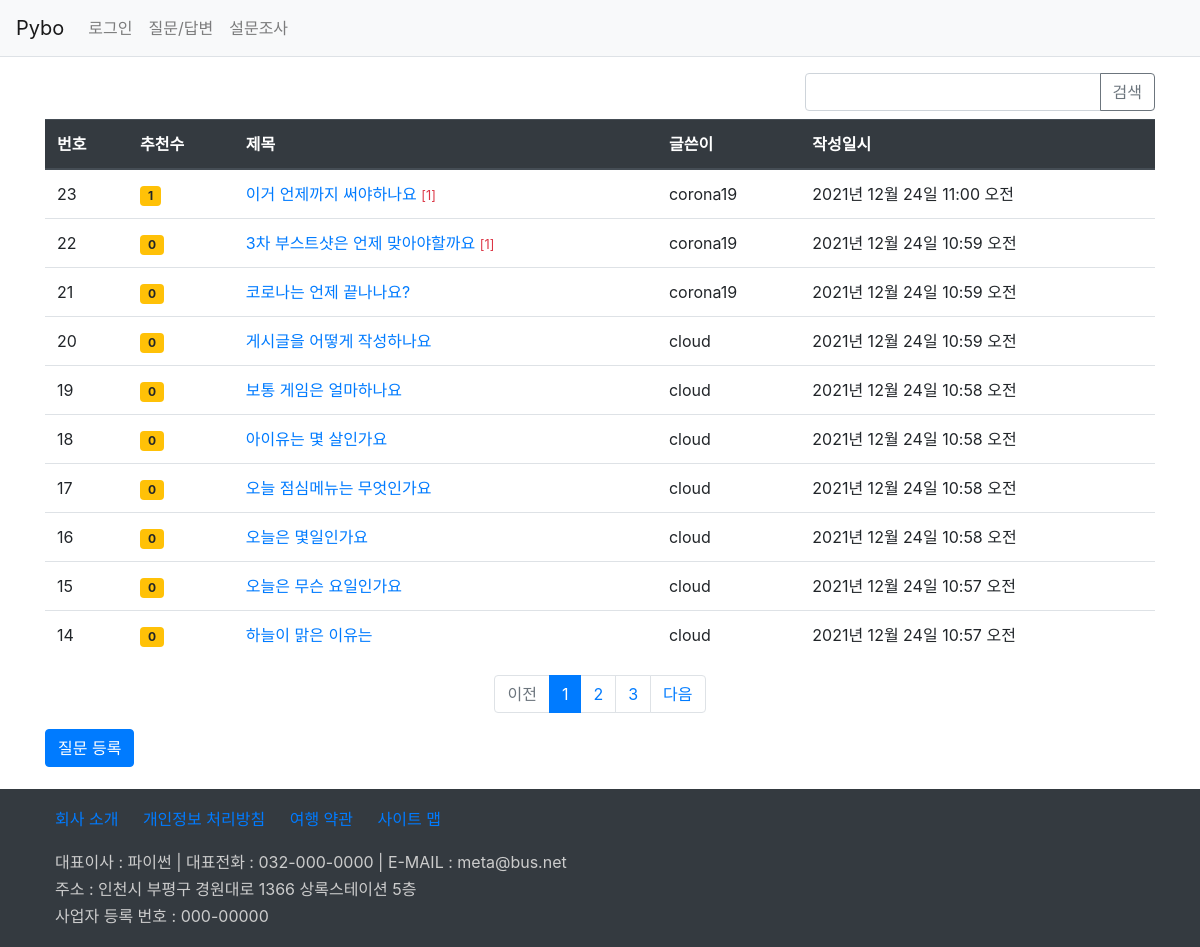
The page /board/board_list/ on the database as committed earlier.
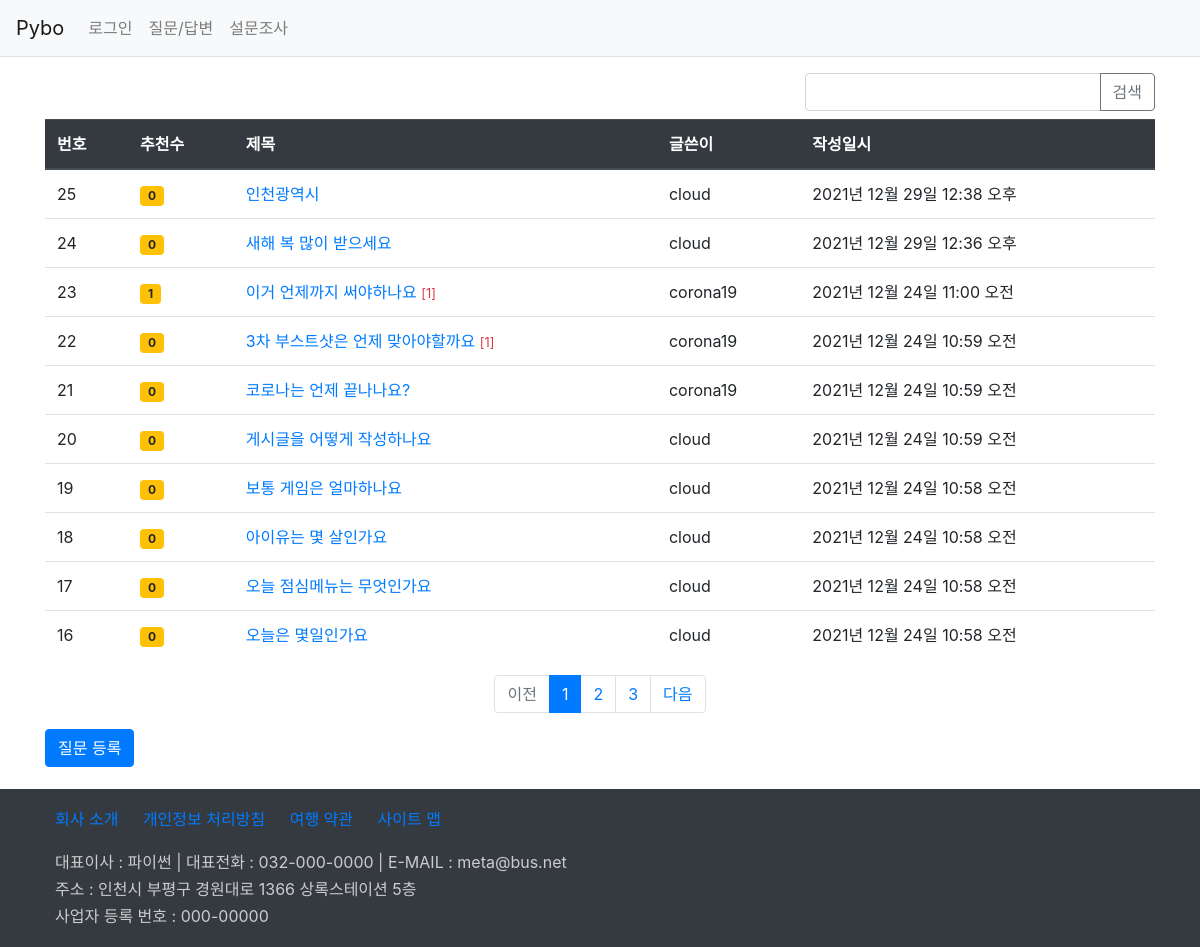
The same page on the database as committed later.
### board/models.py (models this page shows, shortened)
class Question(models.Model):
    author = models.ForeignKey(User, on_delete=models.CASCADE, related_name='author_question')
    subject = models.CharField(max_length=100)  # 제목 칼럼
    content = models.TextField()  # 내용
    create_date = models.DateTimeField()  # 작성일
    modify_date = models.DateTimeField(null=True, blank=True)  # 수정일
    voter = models.ManyToManyField(User, related_name='voter_question')

### board/views/base_views.py (the view, shortened to what this page needs)
# urls.py: path('board_list/', base_views.board_list, name='board_list'),
def board_list(request):
    page = request.GET.get('page', 1)  # 127.0.0.1:8000/
    kw = request.GET.get('kw', '')  # 검색어 가져오기
    question_list = Question.objects.order_by('-create_date')
    paginator = Paginator(question_list, 10)  # 페이지당 10개 씩 설정
    page_obj = paginator.get_page(page)  # 페이지 가져오기
    context = {'question_list': page_obj, 'page': page, 'kw': kw}
    return render(request, 'board/question_list.html', context)

### board/templatetags/board_filter.py (called while the page is built)
@register.filter
def sub(value, arg):    # 기존값(value)에서 arg를 빼서 반환함
    return value - arg

### templates/board/question_list.html (shortened to what this page needs)
{% extends 'base.html' %}
{% load board_filter %}
{% block content %}
<div class="container my-3">
    <section>
        <div class="row justify-content-end mb-2">
            <div class="col-4 input-group">
                <input type="text" class="kw form-control"
                value="{{ kw|default_if_none:'' }}">
                <div class="input-group-append">
                    <button id="btn_search" type="button" class="btn btn-outline-secondary">검색</button>
                </div>
            </div>
        </div>
        <table class="table">
            <thead class="thead-dark">
                <th>번호</th><th>추천수</th><th>제목</th><th>글쓴이</th><th>작성일시</th>
            </thead>
            <tbody>
                {% if question_list %}
                    {% for question in question_list %}
                    <tr>
                        <td>{{ question_list.paginator.count|sub:question_list.start_index|sub:forloop.counter0|add:1 }}</td>
                        <td>
                            {% if question.voter.all.count > 0 %}
                            <span class="badge badge-warning px-2 py-1">
                                {{ question.voter.all.count }}
                            </span>
                            {% else %}
                            <span class="badge badge-warning px-2 py-1">
                                0
                            </span>
                            {% endif %}
                        </td>
                        <td>
                            <a href="{% url 'board:detail' question.id %}">
                                {{ question.subject }}
                            </a>
                            {% if question.answer_set.count > 0 %}
                                <span class="text-danger small">[{{ question.answer_set.count }}]</span>
                            {% endif %}
                        </td>
                        <td>{{ question.author }}</td>
                        <td>{{ question.create_date }}</td>
                    </tr>
                    {% endfor %}
                {% else %}
                <p>질문이 없습니다.</p>
                {% endif %}
            </tbody>
        </table>
        <ul class="pagination justify-content-center">
            {% if question_list.has_previous %}
            <li class="page-item">
                <a class="page-link" href="#"
                    data-page="{{ question_list.previous_page_number }}">
                    이전
                </a>
            </li>
            {% else %}
            <li class="page-item disabled">
                <a class="page-link" href="#">
                    이전
                </a>
            </li>
            {% endif %}
            {% for page_number in question_list.paginator.page_range %}
                {% if page_number == question_list.number %}
                <li class="page-item active">
                    <a class="page-link" href="#"
                    data-page="{{ page_number }}">{{ page_number }}</a>
                </li>
                {% else %}
                <li class="page-item">
                    <a class="page-link" href="#"
                    data-page="{{ page_number }}">{{ page_number }}</a>
                </li>
                {% endif %}
            {% endfor %}
            {% if question_list.has_next %}
            <li class="page-item">
                <a class="page-link" href="#"
                    data-page="{{ question_list.next_page_number }}">
                    다음
                </a>
            </li>
            {% else %}
            <li class="page-item disabled">
                <a class="page-link" href="#">
                    다음
                </a>
            </li>
            {% endif %}
        </ul>
        <a class="btn btn-primary" href="{% url 'board:question_create' %}">질문 등록</a>
    </section>
</div>
{% endblock %}

### templates/base.html (shortened to what this page needs)
<!DOCTYPE html>
{% load static %}
<html lang="ko">
<head>
    <link rel="stylesheet" href="{% static 'board/css/bootstrap.css' %}">
    <link rel="stylesheet" href="{% static 'board/css/style.css' %}">
</head>
<body>
{% include 'navbar.html' %}
{% block content %}
{% endblock %}
{% include 'footer.html' %}
</body>
</html>

### templates/navbar.html (shortened to what this page needs)
<nav class="navbar navbar-expand-lg navbar-light bg-light border-bottom">
    <a class="navbar-brand" href="{% url 'board:index' %}">Pybo</a>
    <div class="collapse navbar-collapse flex-grow-0" id="navbarNav">
        <ul class="navbar-nav">
            <li class="nav-item">
                {% if user.is_authenticated %}
                <a class="nav-link" href="{% url 'common:logout' %}">{{ user.username }} (로그아웃)</a>
                {% else %}
                <a class="nav-link" href="{% url 'common:login' %}">로그인</a>
                {% endif %}
            </li>
            <li class="nav-item">
                <a class="nav-link" href="{% url 'board:board_list' %}">질문/답변</a>
            </li>
            <li class="nav-item">
                <a class="nav-link" href="{% url 'poll:index' %}">설문조사</a>
            </li>
        </ul>
    </div>
</nav>

### templates/footer.html
<footer class="p-2 bg-dark">
    <div class="container">
        <ul class="list-inline">
            <li><a href="#">회사 소개</a></li>
            <li><a href="#">개인정보 처리방침</a></li>
            <li><a href="#">여행 약관</a></li>
            <li><a href="#">사이트 맵</a></li>
        </ul>
        <address>
            <p>대표이사 : 파이썬 | 대표전화 : 032-000-0000 | E-MAIL : meta@bus.net</p>
            <p>주소 : 인천시 부평구 경원대로 1366 상록스테이션 5층</p>
            <p>사업자 등록 번호 : 000-00000</p>
        </address>
    </div>
</footer>

### static/board/css/style.css (style rules this page uses)
section { height: 700px; }
footer .list-inline li { display:inline-block; margin: 10px; }
footer address { margin-left: 10px; color: #ccc; }
footer address p { line-height: 0.7rem; }

Rows that differ between the two databases and show on the page:
no longer on this page (row unchanged): Question: paginator.count|sub "15", shows "0", subject "오늘은 무슨 요일인가요", author "cloud", create_date "2021년 12월 24일 10:57 오전"
no longer on this page (row unchanged): Question: paginator.count|sub "14", shows "0", subject "하늘이 맑은 이유는", author "cloud", create_date "2021년 12월 24일 10:57 오전"
added Question: paginator.count|sub "25", shows "0", subject "인천광역시", author "cloud", create_date "2021년 12월 29일 12:38 오후"
added Question: paginator.count|sub "24", shows "0", subject "새해 복 많이 받으세요", author "cloud", create_date "2021년 12월 29일 12:36 오후"
